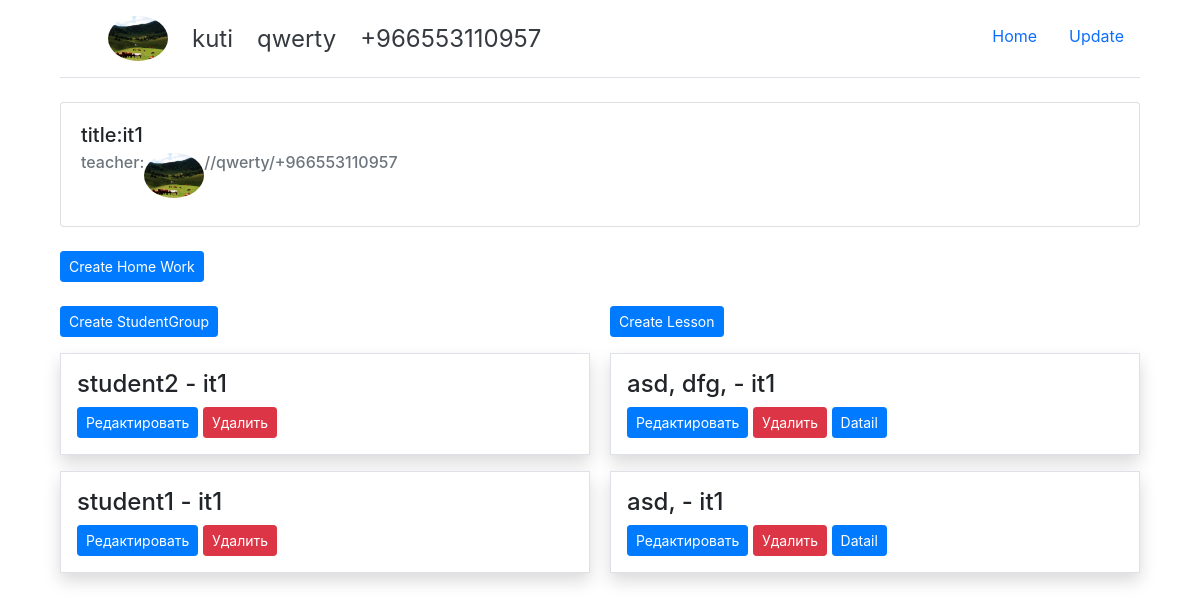
The page /detail_group_admin/4 (signed in) on the database its author committed.
### project/models.py (models this page shows, shortened)
class Teacher(models.Model):
    class Meta:
        verbose_name = "Преподователь"
        verbose_name_plural = "Преподователь"
    user = models.OneToOneField(User, null=True, on_delete=models.CASCADE, verbose_name="Имя")
    surname = models.CharField(max_length=250, verbose_name="Фамилия", blank=True, null=True)
    image = models.ImageField(upload_to='products/%Y/%m/%d', blank=True, verbose_name="Фото")
    tel_num = models.CharField(max_length=250, verbose_name="Телефонный номер", blank=True, null=True)

class Groups(models.Model):
    class Meta:
        verbose_name = "Группа"
        verbose_name_plural = "Группа"
    title = models.CharField(max_length=250, verbose_name="Названия")
    teacher = models.ForeignKey(Teacher, on_delete=models.CASCADE, verbose_name="Преподователь")
    study_year = models.ForeignKey(StudyYear, on_delete=models.CASCADE, verbose_name="Учебный Год")
    def __str__(self):
        return self.title

class StudentGroup(models.Model):
    student = models.ForeignKey(Student, on_delete=models.CASCADE, verbose_name="Студент")
    group = models.ForeignKey(Groups, on_delete=models.CASCADE, verbose_name="Группа")
    create_data = models.DateField(auto_now=True, verbose_name="Дата создания")
    class Meta:
        verbose_name = "Студент группа"
        verbose_name_plural = "Студент группа"
        unique_together = ('student','group')

class Student(models.Model):
    class Meta:
        verbose_name = "Студент"
        verbose_name_plural = "Студент"
    user = models.OneToOneField(User, null=True, on_delete=models.CASCADE, verbose_name="Имя")
    surname = models.CharField(max_length=250, verbose_name="Фамилия", blank=True, null=True)
    image = models.ImageField(upload_to='products/%Y/%m/%d', blank=True, verbose_name="Фото")
    tel_num = models.CharField(max_length=250, verbose_name="Телефонный номер", blank=True, null=True)
    create_data = models.DateField(auto_now=True, verbose_name="Дата регистрации")
    def __str__(self):
        return str(self.user)

class DailyMaterial(models.Model):
    class Meta:
        verbose_name = "Ежедневный матерял"
        verbose_name_plural = "Ежедневный матерял"
    tema = models.CharField(max_length=250, verbose_name="Тема")
    text = RichTextField(verbose_name="Текст")
    create_data = models.DateField(auto_now=True, verbose_name="Дата создания")

class Lesson(models.Model):
    class Meta:
        verbose_name = "Урок"
        verbose_name_plural = "Урок"
    daily_material = models.ManyToManyField(DailyMaterial, verbose_name="Ежедневный матерял")
    group = models.ForeignKey(Groups, on_delete=models.CASCADE, verbose_name="Группа")
    create_data = models.DateField(auto_now=True, verbose_name="Дата создания")

### project/views/admins.py (the view)
# urls.py: path('detail_group_admin/<id>', admins.detailGroup, name='detail_group_admin'),
def detailGroup(request,id):
    user = request.user
    teacher = Teacher.objects.get(user=user)
    group = Groups.objects.get(id=id)
    studentgroup = StudentGroup.objects.filter(group=group)
    lesson = Lesson.objects.filter(group=group)
    if request.method=='POST' and 'lesson':
        form2 = LessonForm(request.POST)
        if form2.is_valid():
            lesson_form = form2.save(commit=False)
            lesson_form.group_id = group.id
            lesson_form.save()
            return redirect("detail-lesson", pk=lesson_form.id)
        else:
            return render(request, "admin/group/lesson-form.html", context={
                "form2": form2
            })
    else:
        form2 = LessonForm()
    if request.method=='POST' and 'studentgroup':
        form1 = StudentGroupForm(request.POST)
        if form1.is_valid():
            studentgroup = form1.save(commit=False)
            studentgroup.group_id = group.id
            studentgroup.save()
            return redirect("detail-studentgroup", pk=studentgroup.id)
        else:
            return render(request, "admin/group/studentgroup-form.html", context={
                "form1": form1
            })
    else:
        form1 = StudentGroupForm()
    context = {
        "form1": form1,
        "form2": form2,
        "studentgroup": studentgroup,
        "lesson":lesson,
        'group':group,
        'teacher': teacher,
    }
    return render(request, 'admin/dateil/dateil_group.html', context)

### templates/admin/dateil/dateil_group.html (shortened to what this page needs)
{% extends 'base_admin.html' %}
{% load static %}
{% block content %}
<div class="card mb-4">
    <div class="card-body">
    <h5 class="card-title">title:{{ group.title }}</h5>
    <h6 class="card-subtitle mb-2 text-muted" style="display: flex;">teacher:
      <div style="width: 60px;">
      <img width="100%" src="{% if teacher.image %}{{ teacher.image.url }}{% endif %}" class="rounded-circle " alt="...">
      </div>
      /{{ .teacher.user }}/{{ teacher.surname }}/{{ teacher.tel_num }}</h6>
    </div>
</div> <a href="{% url 'create_homework' group.id %}"  class="btn btn-sm btn-primary mb-4">Create Home Work</a>
    <div style="display:flex;">
        <div style="width: 50%;margin-right:20px">
            <div class="d-flex justify-content-md-between">
            <button type="button" hx-get="{% url 'studentgroup-hajj' %}" hx-target="#studentgroup"
            hx-swap="beforeend"
            class="btn btn-sm btn-primary">
        Create StudentGroup
    </button>
    </div>
<div class="border-t border-gray-100">
    {% for studentgroup in studentgroup %}
        {% include "admin/group/studentgroup-datail.html" %}
    {% endfor %}
</div>
        </div>
        <div style="width: 50%;">
            <div class="d-flex justify-content-md-between">
                <button type="button" hx-get="{% url 'lesson-hajj' %}" hx-target="#lesson"
                hx-swap="beforeend"
                class="btn btn-sm btn-primary">
            Create Lesson
        </button>
        </div>
    <div class="border-t border-gray-100">
        {% for lesson in lesson %}
            {% include "admin/group/lesson-datail.html" %}
        {% endfor %}
    </div>
        </div>
    </div>
{% endblock %}

### templates/base_admin.html (shortened to what this page needs)
<!DOCTYPE html>
<html lang="en">
<head>
  <link href="https://cdn.jsdelivr.net/npm/bootstrap@5.2.0-beta1/dist/css/bootstrap.min.css" rel="stylesheet">
  <link rel="stylesheet" href="https://stackpath.bootstrapcdn.com/bootstrap/4.1.3/css/bootstrap.min.css">
</head>
<body>
<div class="container">
  <div class="container">
    <header class="d-flex flex-wrap justify-content-center py-3 mb-4 border-bottom">
      <a href="/" class="d-flex align-items-center mb-3 mb-md-0 me-md-auto text-dark text-decoration-none">
        <svg class="bi me-2" width="40" height="32"><use xlink:href="#bootstrap"></use></svg>
        <div style="width: 60px;">
        <img width="100%" src="{% if teacher.image %} {{ teacher.image.url }} {% endif %}" class="rounded-circle" alt="">
        </div>
        <span class="fs-4 px-4">{{ teacher.user }}</span>
        <span class="fs-4">{{ teacher.surname }}</span>
        <span class="fs-4 px-4">{{ teacher.tel_num }}</span>
      </a>
      <ul class="nav nav-pills">
        <li class="nav-item"><a href="/" class="nav-link" aria-current="page">Home</a></li>
        <li class="nav-item"><a href="{% url 'updat_admin' teacher.id %}" class="nav-link">Update</a></li>
      </ul>
    </header>
        {% block content %}
        {% endblock %}
</div>
</body>
</html>

### templates/admin/group/studentgroup-datail.html
<div hx-target="this" class="mt-3 py-3 px-3 bg-white shadow border border-gray-100">
    <h4 class="text-lg leading-6 font-medium text-gray-900">
        {{ studentgroup.student }} - {{ studentgroup.group }}
    </h4>
    <div class="mt-2">
        <button hx-get="{% url 'update-studentgroup' pk=studentgroup.pk %}" hx-swap="outerHTML"
                class="btn btn-sm btn-primary">Редактировать
        </button>
        <button hx-post="{% url 'delete-studentgroup' pk=studentgroup.pk %}" hx-swap="outerHTML swap:1s"
                class="btn btn-sm btn-danger"> Удалить
        </button>
    </div>
</div>

### templates/admin/group/lesson-datail.html
<div hx-target="this" class="mt-3 py-3 px-3 bg-white shadow border border-gray-100">
    <h4 class="text-lg leading-6 font-medium text-gray-900">
        {% for i in lesson.daily_material.all %}
        {{i.tema}},
        {% empty %}
        empty list!
        {% endfor %}
         - {{ lesson.group }}
    </h4>
    <div class="mt-2">
        <button hx-get="{% url 'update-lesson' pk=lesson.pk %}" hx-swap="outerHTML"
                class="btn btn-sm btn-primary">Редактировать
        </button>
        <button hx-post="{% url 'delete-lesson' pk=lesson.pk %}" hx-swap="outerHTML swap:1s"
                class="btn btn-sm btn-danger"> Удалить
        </button>
        <a href="{% url 'detail_group_admin' group.id %}" class="btn btn-sm btn-primary">Datail</a>
    </div>
</div>

### rows shown on the page
Teacher: image (picture), user "kuti", surname "qwerty", tel_num "+966553110957"
Groups: title "it1"
StudentGroup: student "student2", group "it1"
StudentGroup: student "student1", group "it1"
Lesson: group "it1"
DailyMaterial: tema "asd"
DailyMaterial: tema "dfg"
Lesson: group "it1"
